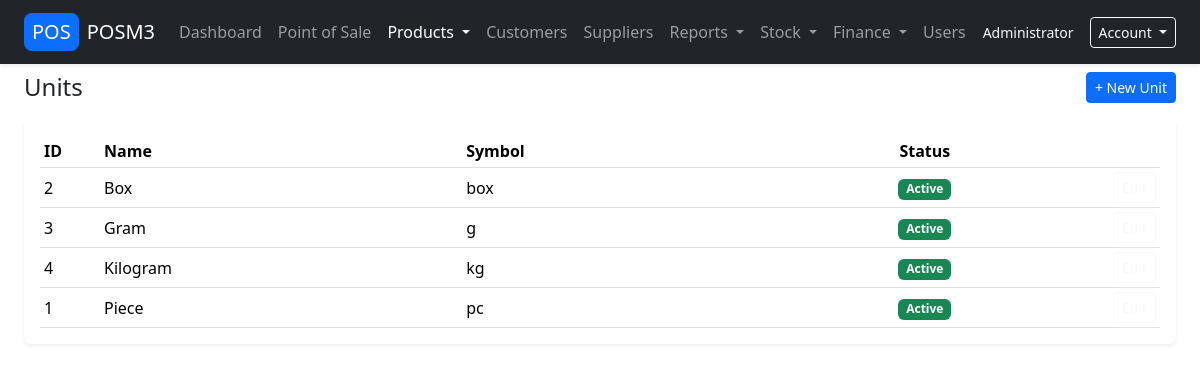
The page /public/units_list.php (signed in) on the database its author committed.
### tables this page shows
CREATE TABLE units (
  id         INT UNSIGNED AUTO_INCREMENT PRIMARY KEY,
  name       VARCHAR(50) NOT NULL,
  symbol     VARCHAR(20) NOT NULL,
  is_active  TINYINT(1) NOT NULL DEFAULT 1,
  UNIQUE KEY uq_units_name (name),
  UNIQUE KEY uq_units_symbol (symbol)
);

### src/i18n.php (called while the page is built, shortened)
<?php
function app_language(): string {
    static $lang = null;
    if ($lang !== null) return $lang;
    $pdo = db();
    $stmt = $pdo->prepare("SELECT setting_value FROM app_settings WHERE setting_key = 'app_language'");
    $stmt->execute();
    $row = $stmt->fetch();
    $lang = $row ? trim($row['setting_value']) : 'en';
    return $lang;
}

### src/auth.php (called while the page is built, shortened)
<?php
function auth_user(): ?array
{
    return $_SESSION['user'] ?? null;
}

### src/translate.php (called while the page is built, shortened)
<?php
require_once __DIR__ . '/../src/i18n.php';
function translations(): array {
    static $cache = null;
    if ($cache !== null) return $cache;
    $lang = app_language();
    $file = __DIR__ . '/lang_' . $lang . '.php';
    $cache = require $file;
    return $cache;
}
function __(string $key, ?string $default = null): string {
    $t = translations();
    if (isset($t[$key])) return $t[$key];
    return $default ?? $key;
}

### src/lang_en.php (called while the page is built)
<?php
return [
    'nav.dashboard' => 'Dashboard',
    'nav.pos'       => 'POS',
    'nav.products'  => 'Products',
    'nav.customers' => 'Customers',
    'nav.suppliers' => 'Suppliers',
    'nav.reports'   => 'Reports',
    'nav.stock'     => 'Stock',
    'nav.finance'   => 'Finance',
    'nav.users'     => 'Users',
    'btn.new'       => 'New',
    'btn.delete'    => 'Delete',
    'btn.hold'      => 'Hold',
    'btn.held_bills'=> 'Held bills',
    'btn.payment'   => 'Payment',
    'pos.no_items'  => 'No items yet. Click a product on the right to add it.',
    'pos.total'     => 'Total',
    'pos.taxes'     => 'Taxes',
    'pos.refund'    => 'Refund',
    'pos.customer_note' => 'Customer Note',
    'pos.internal_note' => 'Internal Note',
    'pos.quotation' => 'Quotation/Order',
    'nav.dashboard'          => 'Dashboard',
    'nav.pos'                => 'Point of Sale',
    'nav.products'           => 'Products',
    'nav.customers'          => 'Customers',
    'nav.suppliers'          => 'Suppliers',
    'nav.reports'            => 'Reports',
    'nav.sales_report'       => 'Sales report',
    'nav.sales_by_product'   => 'Sales by product',
    'nav.stock'              => 'Stock',
    'nav.stock_report'       => 'Stock Report',
    'nav.stock_adjustment'   => 'Stock Adjustment',
    'nav.stock_movements'    => 'Stock Movements',
    'nav.finance'            => 'Finance',
    'nav.payments'           => 'Payments',
    'nav.customer_payments'  => 'Customer Payments',
    'nav.supplier_payments'  => 'Supplier Payments',
    'nav.balances_ledgers'   => 'Balances & Ledgers',
    'nav.customer_balances'  => 'Customer Balances',
    'nav.supplier_balances'  => 'Supplier Balances',
    'nav.customer_ledger'    => 'Customer Ledger',
    'nav.supplier_ledger'    => 'Supplier Ledger',
    'nav.users'              => 'Users',
    'nav.settings'           => 'Settings',
    'nav.pos_settings'       => 'POS settings',
    'nav.change_password'    => 'Change password',
    'nav.sign_out'           => 'Sign out',
];

### public/units_list.php (the view, shortened to what this page needs)
<?php
require_once __DIR__ . '/../src/auth.php';
$pdo = db();
$stmt = $pdo->query("
    SELECT id, name, symbol, is_active
    FROM units
    ORDER BY name ASC
");
$units = $stmt->fetchAll();
require_once __DIR__ . '/../templates/header.php';
?>
<div class="row gy-3">
    <div class="col-12 d-flex justify-content-between align-items-center">
        <h4 class="mb-0">Units</h4>
        <a href="/POSM3/public/unit_edit.php" class="btn btn-sm btn-primary">
            + New Unit
        </a>
    </div>
    <div class="col-12">
        <div class="card bg-white border-0 shadow-sm">
            <div class="card-body">
                <?php if (empty($units)): ?>
                    <p class="text-muted mb-0">No units found. Click "New Unit" to add one (e.g. PCS, BOX, KG).</p>
                <?php else: ?>
                    <div class="table-responsive">
                        <table class="table table-white table-sm align-middle mb-0">
                            <thead>
                            <tr>
                                <th style="width: 60px;">ID</th>
                                <th>Name</th>
                                <th>Symbol</th>
                                <th class="text-center">Status</th>
                                <th style="width: 90px;"></th>
                            </tr>
                            </thead>
                            <tbody>
                            <?php foreach ($units as $u): ?>
                                <tr>
                                    <td><?= (int)$u['id'] ?></td>
                                    <td><?= htmlspecialchars($u['name'], ENT_QUOTES, 'UTF-8') ?></td>
                                    <td><?= htmlspecialchars($u['symbol'], ENT_QUOTES, 'UTF-8') ?></td>
                                    <td class="text-center">
                                        <?php if ((int)$u['is_active'] === 1): ?>
                                            <span class="badge bg-success">Active</span>
                                        <?php else: ?>
                                            <span class="badge bg-secondary">Inactive</span>
                                        <?php endif; ?>
                                    </td>
                                    <td class="text-end">
                                        <a href="/POSM3/public/unit_edit.php?id=<?= (int)$u['id'] ?>"
                                           class="btn btn-sm btn-outline-light">
                                        </a>
                                    </td>
                                </tr>
                            <?php endforeach; ?>
                            </tbody>
                        </table>
                    </div>
                <?php endif; ?>
            </div>
        </div>
    </div>
</div>
<?php require_once __DIR__ . '/../templates/footer.php'; ?>

### templates/header.php (shortened to what this page needs)
<?php
require_once __DIR__ . '/../src/auth.php';
require_once __DIR__ . '/../src/translate.php';
$user = auth_user();
$role = $user['role'] ?? null;
$isAdmin   = strtoupper((string)$role) === 'ADMIN';
?>
<!doctype html>
<html lang="<?= app_language() === 'ar' ? 'ar' : 'en' ?>">
<head>
    <link href="https://cdn.jsdelivr.net/npm/bootstrap@5.3.2/dist/css/bootstrap.min.css" rel="stylesheet">
</head>
<body>
<nav class="navbar navbar-expand-lg navbar-dark bg-dark fixed-top shadow-sm">
    <div class="container-fluid px-3 px-md-4">
        <a class="navbar-brand d-flex align-items-center" href="/POSM3/public/index.php">
            <span class="me-2 px-2 py-1 bg-primary rounded-3">POS</span>
            <span>POSM3</span>
        </a>
        <div class="collapse navbar-collapse" id="navbarMain">
            <ul class="navbar-nav me-auto mb-2 mb-lg-0">
                <?php if ($user): ?>
                    <li class="nav-item">
                        <a class="nav-link<?= $_SERVER['SCRIPT_NAME'] === '/POSM3/public/index.php' ? ' active' : '' ?>"
                           href="/POSM3/public/index.php">
                            <?= __('nav.dashboard', 'Dashboard') ?>
                        </a>
                    </li>
                    <li class="nav-item">
                        <a class="nav-link<?= $_SERVER['SCRIPT_NAME'] === '/POSM3/public/pos.php' ? ' active' : '' ?>"
                           href="/POSM3/public/pos.php">
                             <?= __('nav.pos', 'Point of Sale') ?>
                        </a>
                    </li>
                    <li class="nav-item dropdown">
                        <?php
                        $invScripts = [
                            '/POSM3/public/products_list.php',
                            '/POSM3/public/product_edit.php',
                            '/POSM3/public/product_categories_list.php',
                            '/POSM3/public/product_category_edit.php',
                            '/POSM3/public/units_list.php',
                            '/POSM3/public/unit_edit.php',
                            '/POSM3/public/stock_low_report.php',
                            '/POSM3/public/purchases_list.php',
                            '/POSM3/public/purchase_new.php',
                        ];
                        $invActive = in_array($_SERVER['SCRIPT_NAME'], $invScripts, true) ? ' active' : '';
                        ?>
                        <a class="nav-link dropdown-toggle<?= $invActive ?>" href="#" id="invMenu"
                           role="button" data-bs-toggle="dropdown" aria-expanded="false">
                            <?= __('nav.products', 'Products') ?>
                        </a>
                    </li>
                    <li class="nav-item">
                        <a class="nav-link<?= $_SERVER['SCRIPT_NAME'] === '/POSM3/public/customers_list.php' ? ' active' : '' ?>"
                           href="/POSM3/public/customers_list.php">
                            <?= __('nav.customers', 'Customers') ?>
                        </a>
                    </li>
                    <?php if ($isAdmin): ?>
                        <li class="nav-item">
                            <a class="nav-link<?= $_SERVER['SCRIPT_NAME'] === '/POSM3/public/suppliers_list.php' ? ' active' : '' ?>"
                               href="/POSM3/public/suppliers_list.php">
                                <?= __('nav.suppliers', 'Suppliers') ?>
                            </a>
                        </li>
                        <li class="nav-item dropdown">
                            <a class="nav-link dropdown-toggle<?= ($_SERVER['SCRIPT_NAME'] === '/POSM3/public/sales_report.php'
                                                                  || $_SERVER['SCRIPT_NAME'] === '/POSM3/public/sales_by_product.php')
                                                                ? ' active' : '' ?>"
                               href="#" id="reportsMenu" role="button" data-bs-toggle="dropdown" aria-expanded="false">
                                <?= __('nav.reports', 'Reports') ?>
                            </a>
                        </li>
                        <li class="nav-item dropdown">
                            <a class="nav-link dropdown-toggle<?= $_SERVER['SCRIPT_NAME'] === '/POSM3/public/stock_report.php' ? ' active' : '' ?>"
                               href="#" id="stockMenu" role="button" data-bs-toggle="dropdown" aria-expanded="false">
                                <?= __('nav.stock', 'Stock') ?>
                            </a>
                        </li>
                        <li class="nav-item dropdown">
                            <?php
                            $finScripts = [
                                '/POSM3/public/customer_payments_list.php',
                                '/POSM3/public/customer_payment_new.php',
                                '/POSM3/public/supplier_payments_list.php',
                                '/POSM3/public/supplier_payment_new.php',
                                '/POSM3/public/customer_ledger.php',
                                '/POSM3/public/supplier_ledger.php',
                                '/POSM3/public/report_customer_balances.php',
                                '/POSM3/public/report_supplier_balances.php',
                            ];
                            $finActive = in_array($_SERVER['SCRIPT_NAME'], $finScripts, true) ? ' active' : '';
                            ?>
                            <a class="nav-link dropdown-toggle<?= $finActive ?>" href="#" id="finMenu"
                               role="button" data-bs-toggle="dropdown" aria-expanded="false">
                                <?= __('nav.finance', 'Finance') ?>
                            </a>
                        </li>
                        <li class="nav-item">
                            <a class="nav-link<?= $_SERVER['SCRIPT_NAME'] === '/POSM3/public/users_list.php' ? ' active' : '' ?>"
                               href="/POSM3/public/users_list.php">
                                <?= __('nav.users', 'Users') ?>
                            </a>
                        </li>
                    <?php endif; ?>
                <?php endif; ?>
            </ul>
            <?php if ($user): ?>
                <div class="d-flex align-items-center gap-3">
                    <span class="text-light small d-none d-md-inline">
                        <?= htmlspecialchars($user['full_name'] ?? $user['username'], ENT_QUOTES, 'UTF-8') ?>
                    </span>
                    <div class="dropdown">
                        <button class="btn btn-sm btn-outline-light dropdown-toggle" type="button"
                                id="userMenuDropdown" data-bs-toggle="dropdown" aria-expanded="false">
                            Account
                        </button>
                    </div>
                </div>
            <?php endif; ?>
        </div>
    </div>
</nav>
<div class="content-wrapper container-fluid px-3 px-md-4" style="padding-top: 4.5rem;">

### templates/footer.php (shortened to what this page needs)
</div>
</body>
</html>

### rows shown on the page
units: id "2", name "Box", symbol "box", is_active "Active"
units: id "3", name "Gram", symbol "g", is_active "Active"
units: id "4", name "Kilogram", symbol "kg", is_active "Active"
units: id "1", name "Piece", symbol "pc", is_active "Active"

### other values the page prints
__('nav.dashboard', 'Dashboard') "Dashboard"
__('nav.pos', 'Point of Sale') "Point of Sale"
__('nav.products', 'Products') "Products"
__('nav.customers', 'Customers') "Customers"
__('nav.suppliers', 'Suppliers') "Suppliers"
__('nav.reports', 'Reports') "Reports"
__('nav.stock', 'Stock') "Stock"
__('nav.finance', 'Finance') "Finance"
__('nav.users', 'Users') "Users"
$user['full_name'] "Administrator"
